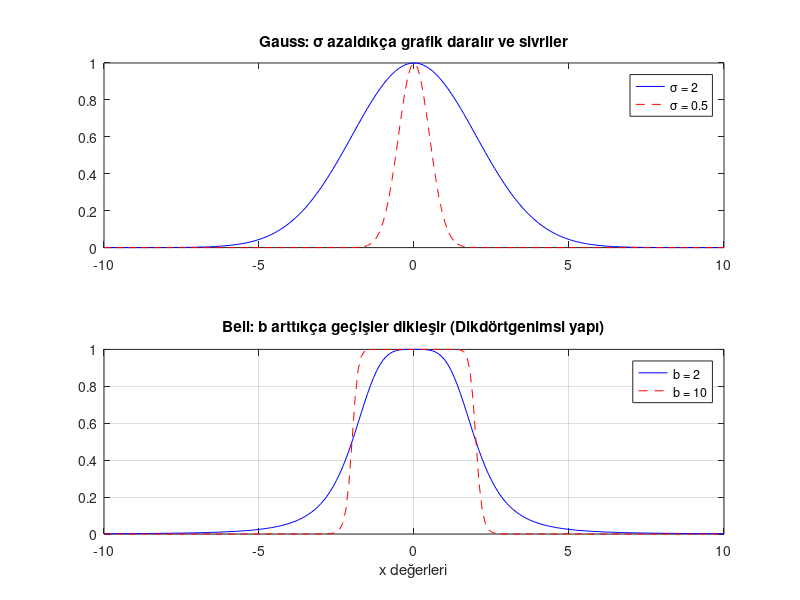

Source code (MATLAB):
x = -10:0.1:10;

% --- Gauss'ta Sigma (σ) Etkisi ---
subplot(2,1,1)
sigma1 = 2;   % Geniş grafik
sigma2 = 0.5; % Dar ve sivri grafik
y_genis = exp(-(x-0).^2 / (2*sigma1^2)); % 
y_dar = exp(-(x-0).^2 / (2*sigma2^2));
plot(x, y_genis, 'b', x, y_dar, 'r--');
title('Gauss: \sigma azaldıkça grafik daralır ve sivriler');
legend('\sigma = 2', '\sigma = 0.5');

% --- Bell Fonksiyonunda 'b' Etkisi ---
subplot(2,1,2)
a = 2; c = 0;
b1 = 2; % Yumuşak geçiş
b2 = 10; % Dikleşmiş, dikdörtgene yakın geçiş
y_yumusak = 1 ./ (1 + abs((x-c)/a).^(2*b1));
y_dik = 1 ./ (1 + abs((x-c)/a).^(2*b2));
plot(x, y_yumusak, 'b', x, y_dik, 'r--');
title('Bell: b arttıkça geçişler dikleşir (Dikdörtgenimsi yapı)');
legend('b = 2', 'b = 10');

xlabel('x değerleri');
grid on; % [cite: 2216]
